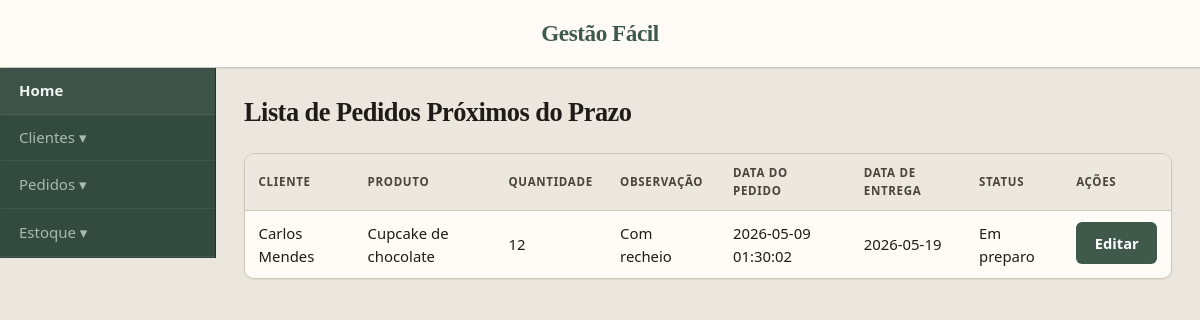
Page /www/PI-Grupo-09/pedidosProximos.php on the committed database.
### tables this page shows
CREATE TABLE IF NOT EXISTS pedidos (id int AUTO_INCREMENT PRIMARY key, tipo_produto varchar(100), quantidade int, detalhes_pedido varchar(200), data_pedido datetime DEFAULT CURRENT_TIMESTAMP, data_entrega date, status varchar(100) DEFAULT "recebido", cliente_id int, CONSTRAINT fk_cliente FOREIGN KEY(cliente_id) REFERENCES clientes(id));

CREATE TABLE IF NOT EXISTS clientes ( id int AUTO_INCREMENT PRIMARY key, nome varchar(100) not null, telefone varchar(20) not null, endereço varchar(200) not null, complemento varchar(100), cidade varchar(100) not null, estado varchar(100) not null, pais varchar(2) not null);

### www/PI-Grupo-09/pedidosProximos.php (the view, shortened to what this page needs)
<!DOCTYPE html>
<html>
<head>
    <link rel="stylesheet" href="style.css">
</head>
<body>
    <header>
        <h1>Gestão Fácil</h1>
    </header>
    <div class="page-layout">
        <div class="sidebar">
            <a href="home.php">Home</a>
            <button class="dropdown-btn">Clientes ▾</button>
            <button class="dropdown-btn">Pedidos ▾</button>
            <button class="dropdown-btn">Estoque ▾</button>
        </div>
        <div class="main-content">
            <h1>Lista de Pedidos Próximos do Prazo</h1>
            <?php
            $db = new PDO(
                'mysql:host=localhost;dbname=pi_2_entrega;charset=utf8',
                'root',
                'root'
            );
            $sql = "
    SELECT
        pedidos.id,
        pedidos.cliente_id,
        pedidos.tipo_produto,
        pedidos.quantidade,
        pedidos.detalhes_pedido,
        pedidos.data_pedido,
        pedidos.data_entrega,
        pedidos.status,
        clientes.nome AS nome_cliente
    FROM pedidos
    INNER JOIN clientes
        ON pedidos.cliente_id = clientes.id
    WHERE data_entrega <= DATE_ADD(CURDATE(), INTERVAL 3 DAY)
    AND status <> 'Finalizado'
    ORDER BY pedidos.data_entrega ASC";
            $resultado = $db->query($sql);
            $pedidos = $resultado->fetchAll();
            echo '<table>';
            echo '
            <tr>
                <th>Cliente</th>
                <th>Produto</th>
                <th>Quantidade</th>
                <th>Observação</th>
                <th>Data do Pedido</th>
                <th>Data de Entrega</th>
                <th>Status</th>
                <th>Ações</th>
            </tr>';
            foreach ($pedidos as $p) {
                echo '<tr>';
                echo '<td>' . $p['nome_cliente'] . '</td>';
                echo '<td>' . $p['tipo_produto'] . '</td>';
                echo '<td>' . $p['quantidade'] . '</td>';
                echo '<td>' . $p['detalhes_pedido'] . '</td>';
                echo '<td>' . $p['data_pedido'] . '</td>';
                echo '<td>' . $p['data_entrega'] . '</td>';
                echo '<td>' . $p['status'] . '</td>';
                echo '
                    <td class="td-actions">
                        <form action="editarPedido.php" method="post" class="form-inline">
                            <input type="hidden" name="id" value="' . $p['id'] . '">
                            <input type="hidden" name="cliente_id" value="' . $p['cliente_id'] . '">
                            <input type="hidden" name="tipo_produto" value="' . $p['tipo_produto'] . '">
                            <input type="hidden" name="quantidade" value="' . $p['quantidade'] . '">
                            <input type="hidden" name="detalhes_pedido" value="' . $p['detalhes_pedido'] . '">
                            <input type="hidden" name="data_entrega" value="' . $p['data_entrega'] . '">
                            <input type="hidden" name="status" value="' . $p['status'] . '">
                            <button type="submit" class="btn">
                                Editar
                            </button>
                        </form>
                    </td>';
                echo '</tr>';
            }
            echo '</table>';
            ?>
        </div>
    </div>
</body>
</html>

### rows in the picture
pedidos: cliente.nome "Carlos Mendes", tipo_produto "Cupcake de chocolate", quantidade "12", detalhes_pedido "Com recheio", data_pedido "2026-05-09 01:30:02", data_entrega "2026-05-19", status "Em preparo"
